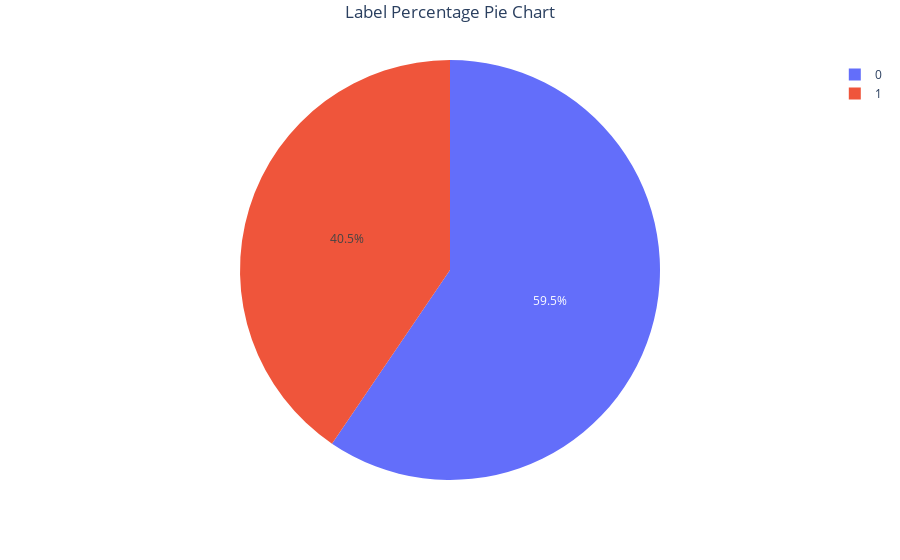

Here is the notebook cell this chart was saved with:
### Code cell
#create pie chart

fig = px.pie(df, 
             values = df['label'].value_counts().values, 
             names = df['label'].unique())
fig.update_layout(
    title={
        'text': "Label Percentage Pie Chart",
        'y':.99,
        'x':0.5,
        'xanchor': 'center',
        'yanchor': 'top'})
fig.show()

### Figure 1 — Plotly figure (JSON) as saved in the notebook; plotly's stock layout.template omitted (floating-point values rounded to 4 significant figures)
{"data": [{"domain": {"x": [0, 1], "y": [0, 1]}, "hovertemplate": "label=%{label}<br>value=%{value}<extra></extra>", "labels": ["0", "1"], "legendgroup": "", "name": "", "showlegend": true, "type": "pie", "values": [130908, 89117]}], "layout": {"legend": {"tracegroupgap": 0}, "margin": {"t": 60}, "title": {"text": "Label Percentage Pie Chart", "x": 0.5, "xanchor": "center", "y": 0.99, "yanchor": "top"}}}
